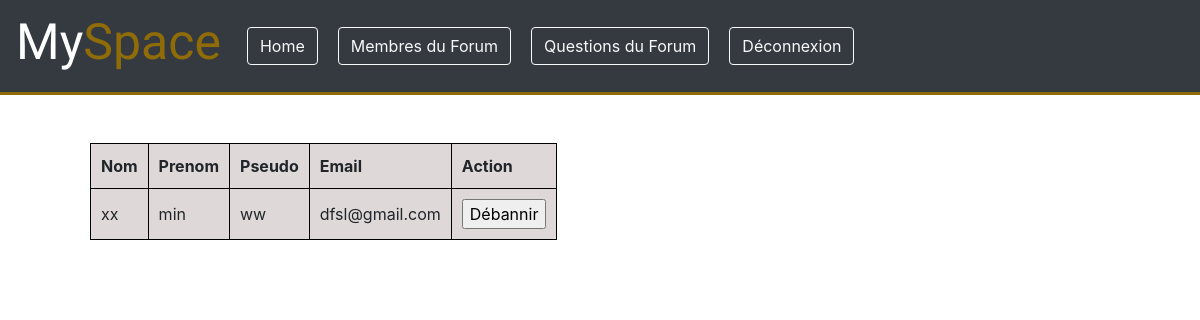
The page /admin/v/membres_banni.php (signed in) on the database its author committed.
### tables this page shows
CREATE TABLE `users` (
  `email` varchar(255) NOT NULL,
  `pseudo` varchar(255) NOT NULL,
  `nom` varchar(255) NOT NULL,
  `prenom` varchar(255) NOT NULL,
  `mdp` text NOT NULL,
  `valeur_par_defaut` int(11) NOT NULL
);

### admin/c/tous_banni.php (called while the page is built)
<?php
require('../../utilisateur/m/conbd.php');
$RecupUsers = $bdd->query('SELECT * FROM users WHERE valeur_par_defaut = 1');
?>

### admin/v/membres_banni.php (the view, shortened to what this page needs)
<?php
require('../c/tous_banni.php');
?>
<!DOCTYPE html>
<html lang="fr">
        <head>
            <link rel="stylesheet" href="../../utilisateur/v/css/navbar.css">
            <link rel="stylesheet" href="./css/questions.css">
            <link rel="stylesheet" href="http://maxcdn.bootstrapcdn.com/font-awesome/4.2.0/css/font-awesome.min.css">
            <link rel="stylesheet" href="https://cdn.jsdelivr.net/npm/bootstrap@4.6.1/dist/css/bootstrap.min.css">
        </head>
        <body>
            <?php
                require('../../utilisateur/v/includes/navbar.php');
            ?>
            <br><br>
         <table>
                <tr>
                    <th>Nom</th>
                    <th>Prenom</th>
                    <th>Pseudo</th>
                    <th>Email</th>
                    <th>Action</th>
               </tr>
               <?php
                  if($RecupUsers->rowCount() > 0){
                      while($banni = $RecupUsers->fetch()) {
                            ?>
                            <tr>
                               <td> <?= $banni['nom']; ?> </td>
                                <td><?= $banni['prenom']; ?></td>
                               <td> <?= $banni['pseudo']; ?></td>
                               <td> <?= $banni['email'];?></td>
                                <td>
                                    <?php
                                        if($banni['valeur_par_defaut'] == 1){
                                          ?>
                                                <form  action="" method="POST">
                                                    <input class="btn-btn" type="submit" name="unban" value="Débannir">
                                                </form>
                                                <?php
                                         }
                                    ?>
                              </td>
                            </tr>
                            <?php
                        }
                    }else{
                        echo "Vous n'avez banni aucun membre !";
                    }
                ?>
          </table>
            <br>
        </body>
</html>

### admin/v/css/questions.css (style rules this page uses)
table { margin-left: 90px; margin-bottom: 20px; background-color: rgb(222, 216, 216); border-radius: 5px; }
th, td { border: 1px solid black; padding: 10px; }

### rows shown on the page
users: nom "xx", prenom "min", pseudo "ww", email "dfsl@gmail.com"
